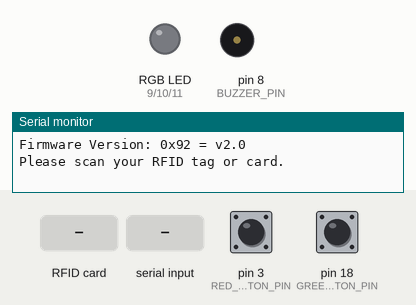
Bench run of a sketch on a simulated Arduino Mega 2560, built with avr-gcc and run on an emulated ATmega2560. Shown: an RGB LED mixed from three pins (HIGH = lit), buzzer (waves = sounding, pin HIGH), the last lines printed to the serial monitor. Dashed ring = blinking. The test bench sets the inputs (shaded band); at power-on: pin 3 (RED_BUTTON_PIN) HIGH, pin 18 (GREEN_BUTTON_PIN) HIGH. Pins used as bus, display or sensor lines are not drawn.

Above: at 0.8 s.
0.9 s: RFID card 5E 7A 19 C4 held to the reader
At 1.0 s:
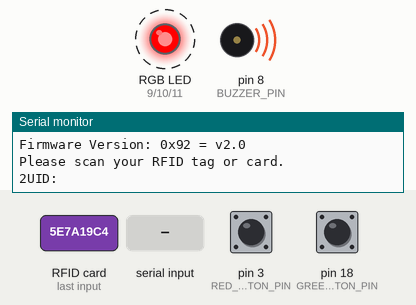
3.0 s: "BUZZ_GREEN\n" received over Serial
At 3.3 s:
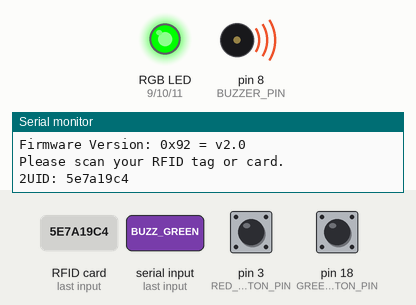
5.0 s: "BUZZ_BLUE\n" received over Serial
At 5.4 s:
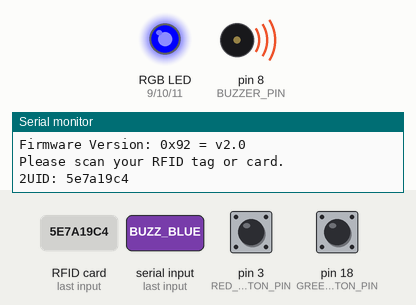
Timing chart, 0 to 8.0 s (numbered marks = the images above; inputs shaded):
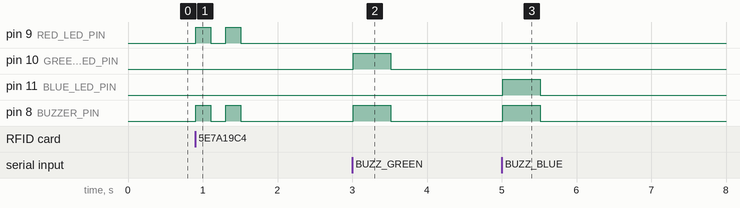

The sketch:

sketch_rfidreader.ino
```cpp
#include <MFRC522.h>  // MFRC522 RFID module library.
#include <SPI.h>      // SPI device communication library.


#define RST_PIN 5      // Defines pins for RST, SS connections respectively.
#define SS_PIN 53

#define BUZZER_PIN 8   // Defines buzzer pin

#define RED_LED_PIN 9 // Define RGB LED pins
#define GREEN_LED_PIN 10
#define BLUE_LED_PIN 11

#define GREEN_BUTTON_PIN 18
#define RED_BUTTON_PIN 3

byte readCard[4];     // Array that will hold UID of the RFID card.
bool successRead;

MFRC522 mfrc522(SS_PIN, RST_PIN);   // Creates MFRC522 instance.

volatile int lastButtonPressed = 2; // 0: Red Button, 1: Green button, 2: No button/Error

void setup() {
  pinMode(BUZZER_PIN, OUTPUT);
  pinMode(RED_LED_PIN, OUTPUT);
  pinMode(GREEN_LED_PIN, OUTPUT);
  pinMode(BLUE_LED_PIN, OUTPUT);
  pinMode(GREEN_BUTTON_PIN, INPUT_PULLUP);
  pinMode(RED_BUTTON_PIN, INPUT_PULLUP);
  Serial.begin(9600); // Starts the serial connection at 9600 baud rate.
  SPI.begin();        // Initiates SPI connection between RFID module and Arduino.
  mfrc522.PCD_Init(); // Initiates MFRC522 RFID module.
  mfrc522.PCD_DumpVersionToSerial(); // Show details of RFID Reader, if version errors it isn't set up properly
  Serial.println("Please scan your RFID tag or card.");

  // Attach interrupts to the buttons
  attachInterrupt(digitalPinToInterrupt(GREEN_BUTTON_PIN), greenButtonINT, FALLING);
  attachInterrupt(digitalPinToInterrupt(RED_BUTTON_PIN), redButtonINT, FALLING);

  // Wait for an RFID card to be presented before continuing
  do {
    successRead = getID(); // Loops getID function until reading process is done.
  } while (!successRead);
}

void loop() {
  getID(); // Continuously check for new RFID cards
  if (Serial.available() > 0) {
    String command = Serial.readStringUntil('\n');
    command.trim(); // Remove any trailing whitespace or newline characters

    if (command == "BUZZ_ERROR") {
      BuzzError();
    }
    if (command == "BUZZ_GREEN") {
      BuzzGreen();
    }
    if (command == "BUZZ_BLUE") {
      BuzzBlue();
    }
  }
}

bool getID() {
  // Check if a new card is present
  if (!mfrc522.PICC_IsNewCardPresent()) {
    return false;
  }

  // Select one of the cards
  if (!mfrc522.PICC_ReadCardSerial()) {
    return false;
  }

  if (lastButtonPressed == 1) {
    Serial.print("1UID: ");
    BuzzGreen();
  } else if (lastButtonPressed == 0) {
    Serial.print("0UID: ");
    BuzzBlue();
  } else {
    Serial.print("2UID: ");
    BuzzError();
  }

  String UID = "";
  for (byte i = 0; i < mfrc522.uid.size; i++) {
    readCard[i] = mfrc522.uid.uidByte[i]; // Reads RFID card's UID
    UID += String(readCard[i], HEX); // Save UID as string for database
  }

  Serial.println(UID);
  mfrc522.PICC_HaltA(); // Halt the PICC

  // Reset the button pressed status after handling
  lastButtonPressed = 2;

  return true;
}

void BuzzBlue() {
  digitalWrite(BLUE_LED_PIN, HIGH); // Turn the blue LED on
  digitalWrite(BUZZER_PIN, HIGH);  // Turn buzzer on
  delay(500);                      // Wait for half a second
  digitalWrite(BLUE_LED_PIN, LOW);  // Turn the blue LED off
  digitalWrite(BUZZER_PIN, LOW);   // Turn buzzer off
}


void BuzzGreen() {
  digitalWrite(GREEN_LED_PIN, HIGH); // Turn the green LED on
  digitalWrite(BUZZER_PIN, HIGH);    // Turn buzzer on
  delay(500);                        // Wait for half a second
  digitalWrite(GREEN_LED_PIN, LOW);  // Turn the green LED off
  digitalWrite(BUZZER_PIN, LOW);     // Turn buzzer off
}

void BuzzError() {
  digitalWrite(RED_LED_PIN, HIGH);
  digitalWrite(BUZZER_PIN, HIGH);
  delay(200);
  digitalWrite(RED_LED_PIN, LOW);
  digitalWrite(BUZZER_PIN, LOW);
  delay(200);
  digitalWrite(RED_LED_PIN, HIGH);
  digitalWrite(BUZZER_PIN, HIGH);
  delay(200);
  digitalWrite(RED_LED_PIN, LOW);
  digitalWrite(BUZZER_PIN, LOW);

}

void redButtonINT() {
  //Serial.println("RED button pressed");
  lastButtonPressed = 0; // Red button was pressed
  BuzzBlue();
}

void greenButtonINT() {
  //Serial.println("GREEN button pressed");
  lastButtonPressed = 1; // Green button was pressed
  BuzzGreen();
}
```

Measured:
- after the input at 0.9 s, pin 9 (RED_LED_PIN), pin 8 (BUZZER_PIN): alternates HIGH for 0.20 s and LOW for 0.20 s, 4 changes in all, then stays LOW, starting at once
- after the input at 3.0 s, pin 10 (GREEN_LED_PIN), pin 8 (BUZZER_PIN): LOW → HIGH at once, → LOW 0.50 s later
- after the input at 5.0 s, pin 11 (BLUE_LED_PIN), pin 8 (BUZZER_PIN): LOW → HIGH at once, → LOW 0.50 s later
